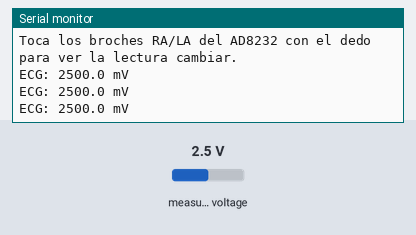
Bench run of a program on a simulated ESP32. Shown: the last lines printed to the serial monitor. Wiring (inferred from the names in the program): ADS1115 converter at I2C address 0x48. The test bench sets the inputs (shaded band); at power-on: measured voltage 2.5 V.

Above: at 1.3 s.
1.4 s: measured voltage set to 0.1 V
At 2.0 s:
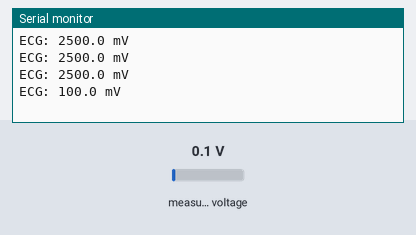
2.9 s: measured voltage set to 1.2 V
At 3.5 s:
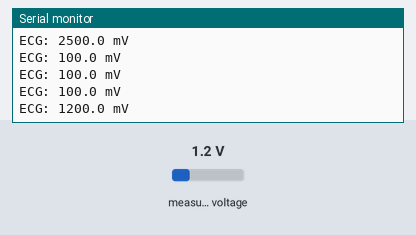
Timing chart, 0 to 5.9 s (numbered marks = the images above; inputs shaded):
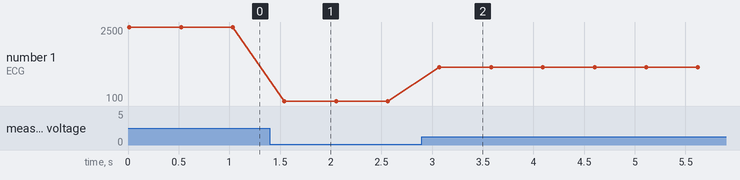

Measured:
- after the input at 1.4 s, the serial monitor: prints a new line after 0.14 s (image 1)
- after the input at 2.9 s, the serial monitor: prints a new line after 0.17 s (image 2)
- plotted number 1: 2500 → 100 after the input at 1.4 s, 100 → 1200 after the input at 2.9 s

The program:

main.cpp
```cpp
// =====================================================
//  Lector ECG -- diagnostico de hardware real (AD8232 + ADS1115)
//  (mismo codigo que lector-ecg.ino, version PlatformIO)
//
//  Que hace: lee el canal 0 del ADS1115 (donde entra el OUTPUT del
//  AD8232) cada 500ms y lo imprime en mV. A diferencia del escaner
//  I2C (que solo confirma "hay algo conectado"), esto SI lee el
//  valor real -- sirve para ver si la lectura cambia al tocar los
//  electrodos/broches del AD8232 con el dedo.
//
//  Conexion:
//    AD8232 OUTPUT -> ADS1115 A0 (canal 0)
//    AD8232 3.3V/GND -> mismo riel que el resto
//    AD8232 LO+/LO-  -> sin conectar por ahora (deteccion de
//                        electrodo suelto, se suma mas adelante)
//    ADS1115 -> igual que en el escaner I2C (SDA=21, SCL=22, ADDR=GND)
//
//  Que esperar en la terminal: un numero que se mueve un poco solo
//  (ruido normal), y que cambia mas fuerte al tocar con el dedo los
//  broches RA y LA del AD8232 (no hace falta tener electrodos reales
//  pegados todavia para esta primera prueba).
// =====================================================

#include <Arduino.h>   // necesario en .cpp (en un .ino de Arduino IDE es implicito)
#include <Wire.h>

#define ADS1115_DIR_I2C   0x48   // direccion I2C del ADS1115 (ADDR a GND)
#define ADS1115_CANAL_ECG 0      // canal donde entra el OUTPUT del AD8232 (A0)

// Con la ganancia +-4.096V, cada "paso" del contador vale 0.125 mV.
// Sale de: 4096 mV / 32768 pasos = 0.125 mV por paso.
#define ADS1115_MV_POR_PASO 0.125

#define ADS1115_REG_CONVERSION 0x00
#define ADS1115_REG_CONFIG     0x01

float ads1115LeerCanal(uint8_t canal) {
  // Armamos la orden de medicion (16 bits): medir una sola vez, el
  // canal indicado contra tierra, rango +-4.096V.
  uint16_t orden = 0xC383 | (canal << 12);

  Wire.beginTransmission(ADS1115_DIR_I2C);
  Wire.write(ADS1115_REG_CONFIG);
  Wire.write(orden >> 8);
  Wire.write(orden & 0xFF);
  if (Wire.endTransmission() != 0) {
    return NAN;   // el chip no contesto
  }

  delay(9);   // el chip tarda ~8ms en medir a 128 muestras/segundo

  Wire.beginTransmission(ADS1115_DIR_I2C);
  Wire.write(ADS1115_REG_CONVERSION);
  if (Wire.endTransmission() != 0) {
    return NAN;
  }

  if (Wire.requestFrom((uint8_t)ADS1115_DIR_I2C, (uint8_t)2) != 2) {
    return NAN;
  }

  int16_t crudo = (Wire.read() << 8) | Wire.read();
  return crudo * ADS1115_MV_POR_PASO;
}

void setup() {
  Serial.begin(115200);
  while (!Serial) {
    // espera a que la consola serial este lista
  }

  Wire.begin();   // SDA=21, SCL=22 por defecto en la ESP32

  Serial.println();
  Serial.println("=== Lector ECG listo ===");
  Serial.println("Toca los broches RA/LA del AD8232 con el dedo para ver la lectura cambiar.");
}

void loop() {
  float valorMv = ads1115LeerCanal(ADS1115_CANAL_ECG);

  if (isnan(valorMv)) {
    Serial.println("ECG: sin lectura (el ADS1115 no contesto)");
  } else {
    Serial.print("ECG: ");
    Serial.print(valorMv, 1);
    Serial.println(" mV");
  }

  delay(500);
}
```
